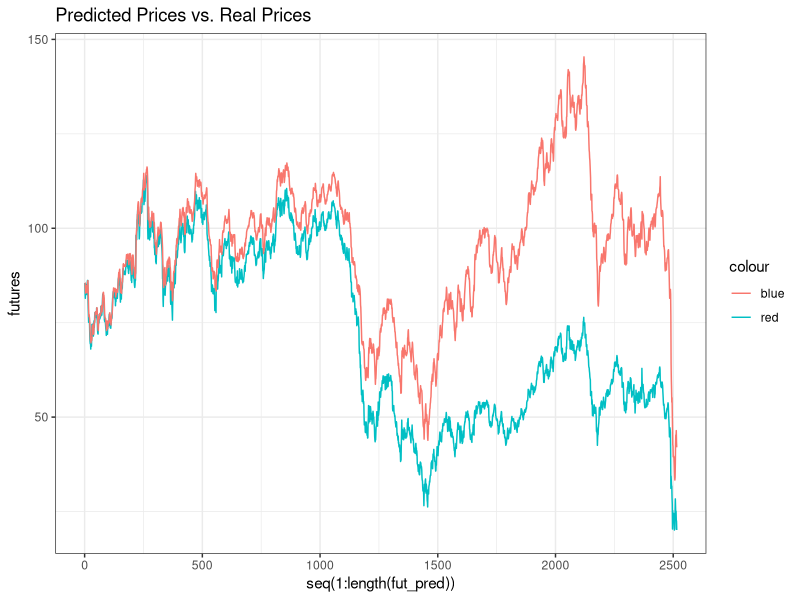
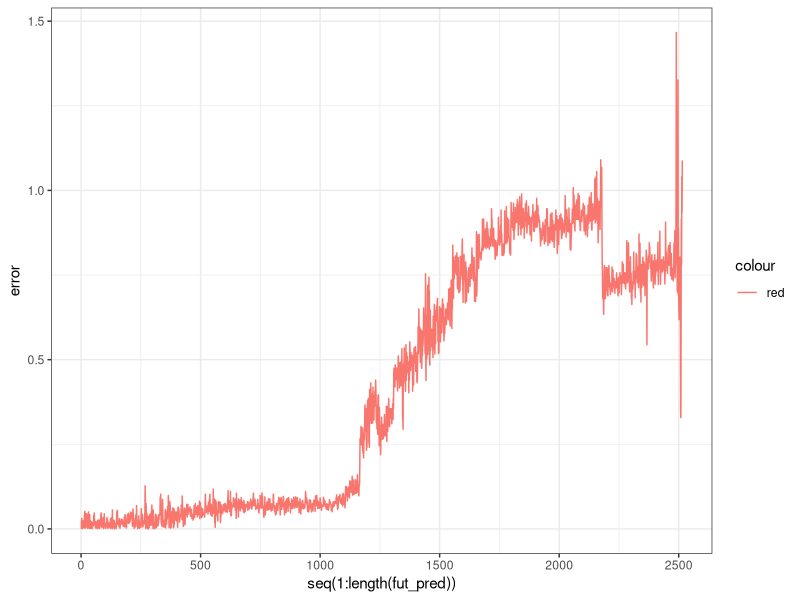
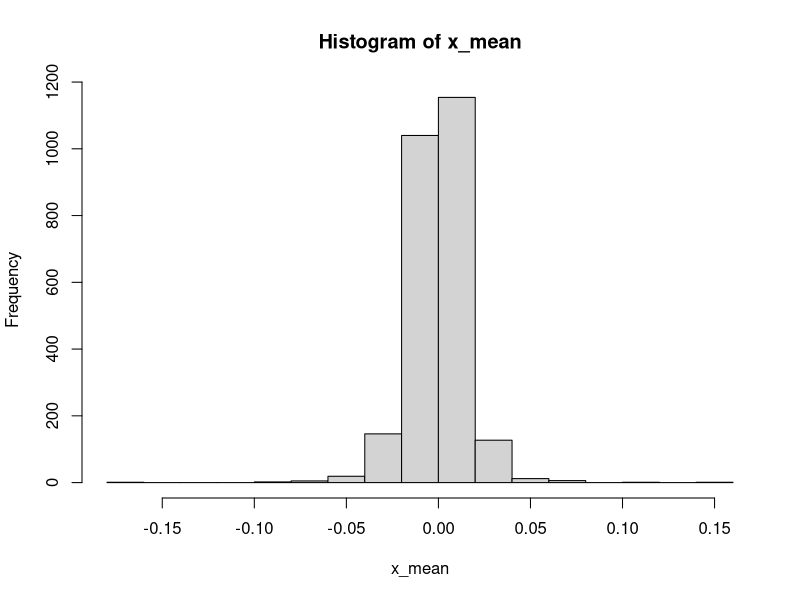

Recreate these plots in R, in order.
## ---- chunk 1
knitr::opts_chunk$set(echo = TRUE)

library(dplyr)
library(ggplot2)
cb_palette <- c("#000000", "#E69F00", "#56B4E9", "#009E73", "#F0E442",
                "#0072B2", "#D55E00", "#CC79A7", "grey80")
ggplot2::theme_set(theme_bw())
library(readxl)


## ---- chunk 2

set.seed(000)

library(readxl)
Oil_Data <- read_excel("oil_complete.xls")
oil <- na.omit(Oil_Data)

T <- nrow(oil)-1 
x_true <- rep(NA, T)
obs <- rep(NA, T)

a <- oil$`Spot Vol`[1:T]
b <- oil$`Future Vol`[1:T]

sx <- sqrt(var(b))
sy <- sqrt(var(a))

for (t in seq(1, T)) {
  x_true[t] <- b[t]
  obs[t] <- a[t]
}


T <- length(obs)
N <- 5000

## ---- chunk 3


x <- matrix(nrow =  N, ncol = T)
weights <- matrix(nrow =  N, ncol = T)

x[, 1] <- rnorm(N, 0, sx) #Assume a normal prior 

weights[, 1] <- dnorm(obs[1], x[, 1], sy) # initial weight set
weights[, 1] <- weights[, 1] / sum(weights[, 1]) # initial weight normalized

x[, 1] <-
  sample(x[, 1],
         replace = TRUE,
         size = N,
         prob = weights[, 1])

for (t in seq(2, T)) {
  
  x[, t] <- rnorm(N, x[, t - 1], sx) #sample x from previous x

  weights[, t] <- dnorm(obs[t], x[, t], sy) #get weights from obsveration
  weights[, t] <- weights[, t] / sum(weights[, t]) #normalize weights
  
  x[, t] <- #resample x using the weights
    sample(x[, t],
           replace = TRUE,
           size = N,
           prob = weights[, t])
} 

fut_pred <- oil$`Future Price`[1]
x_mean <- apply(x, 2, mean) #mean of predictions found

for (i in 1:ncol(x)) { #volatility converted to prices
  
  new_pred <- fut_pred[length(fut_pred)] *(1+x_mean[i])
  fut_pred <- c(fut_pred, new_pred)
  
}

futures <- oil$`Future Price`[1:length(fut_pred)]

fut_naive <- NULL

fut_naive <- cbind(fut_naive, Real = futures)
fut_naive <- cbind(fut_naive, Predicted = fut_pred)

## ---- chunk 4

# Real prices vs. Predictions

p1 <- ggplot() + geom_line(aes(y = futures, x = seq(1:length(fut_pred)), colour = "red")) + geom_line(aes(y = fut_pred, x = seq(1:length(fut_pred)), colour = "blue"))

error <- abs(futures - fut_pred) / futures

# Absolute error as percentage of price

p2 <-
  ggplot() + geom_line(aes(
    y = error,
    x = seq(1:length(fut_pred)),
    colour = "red"
  ))


p1 + ggtitle("Predicted Prices vs. Real Prices")
p2


## ---- chunk 5

hist(x_mean)

